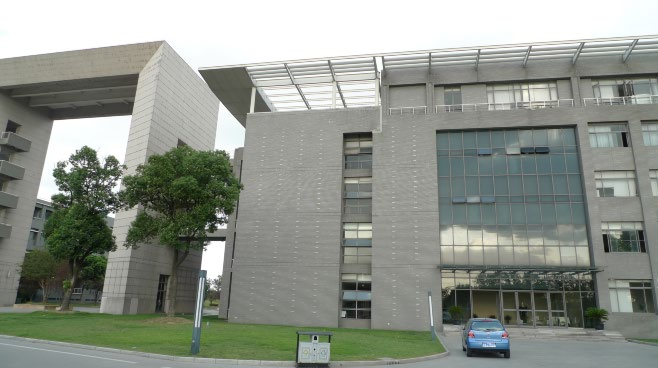
#> input picture Panoramic_stitching/image/JishiBuildingRight.jpg, 658 x 368 px
$ python main.py
#> lines starting #> are read from the running program, lines starting #| are printed output that depends on the picture; after the words box and inside, x2 and y2 are one past the last pixel; in counts of white or black regions, pixels touching at a corner belong together
import cv2 as cv
import matplotlib.pyplot as plt
import numpy as np
import imutils
'''
supported image pairs:
1 image/JishiBuildingLeft.jpg & image/JishiBuildingRight.jpg
2 image/DormitoryLeft.jpg & image/DormitoryRight.jpg
3 image/MountainLeft.jpg & image/MountainRight.jpg
4 image/NightScapeLeft.jpg & image/NightScapeRight.jpg
5 image/TjSlateLeft.jpg & image/TjSlateRight.jpg
'''
LeftImage="image/JishiBuildingLeft.jpg"
RightImage="image/JishiBuildingRight.jpg"
#Read images
img1=cv.imread(RightImage)
#> img1 is the input picture: shape (368, 658, 3); mean B, G, R 139.4, 148, 142.6
img2=cv.imread(LeftImage)
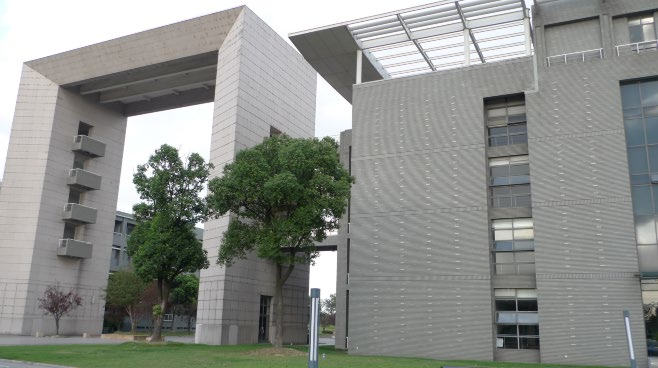
#> input picture Panoramic_stitching/image/JishiBuildingLeft.jpg, 658 x 368 px
#> img2 is the input picture: shape (368, 658, 3); mean B, G, R 137.8, 142.2, 139.5

#Using SIFT to extract features
sift = cv.SIFT_create()
kp1, des1 = sift.detectAndCompute(img1,None)
#> kp1 = 1174 keypoints; strongest (x, y, size): (213, 259, 19.4), (219, 215, 4.2), (106, 183, 2.6), (48, 190, 15.3)
kp2, des2 = sift.detectAndCompute(img2,None)
#> kp2 = 1038 keypoints; strongest (x, y, size): (323, 273, 23.6), (328, 219, 4.6), (149, 173, 6.2), (199, 225, 5)
#display the keypoints extracted
img_featureExtraction1=cv.drawKeypoints(img1,kp1,img1,flags=cv.DRAW_MATCHES_FLAGS_DRAW_RICH_KEYPOINTS)
img_featureExtraction2=cv.drawKeypoints(img2,kp2,img2,flags=cv.DRAW_MATCHES_FLAGS_DRAW_RICH_KEYPOINTS)
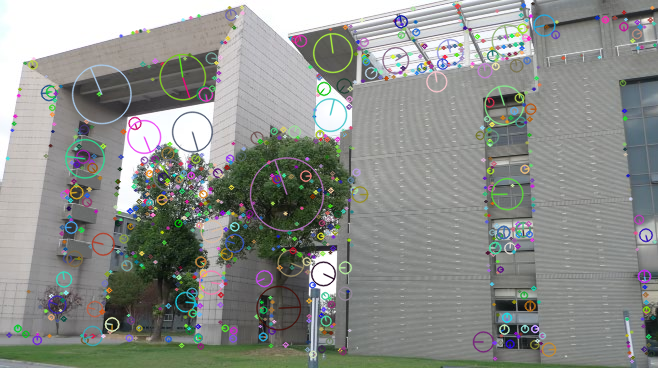
#> img_featureExtraction2: shape (368, 658, 3); mean B, G, R 138.4, 142.6, 139.8
cv.imwrite("Save/feature-extraction-1.jpg",img_featureExtraction1)
cv.imwrite("Save/feature-extraction-2.jpg",img_featureExtraction2)
#renew the images
img1=cv.imread(RightImage)
img2=cv.imread(LeftImage)


#Feature matching with FLANN(Fast Library for Approximate Nearest Neighbors)
FLANN_INDEX_KDTREE = 1
index_params = dict(algorithm = FLANN_INDEX_KDTREE, trees = 5)
search_params = dict(checks = 50)
flann = cv.FlannBasedMatcher(index_params, search_params)
matches = flann.knnMatch(des1,des2,k=2)
#> matches = 1174 matches
#plt.imshow(img3,),plt.show()

#Ratio Test
# store all the good matches as per Lowe's ratio test.
good = []
for m,n in matches:
    if m.distance < 0.7*n.distance:
        good.append(m)
#> after the loop, good = 300 matches

#Get homography matrix with RANSAC
M=[]
mask=[]
MIN_MATCH_COUNT = 50
if len(good)>MIN_MATCH_COUNT:
    src_pts = np.float32([ kp1[m.queryIdx].pt for m in good ]).reshape(-1,1,2)
#> src_pts = 300 rows, first 8: [4.8, 126.6], [7.15, 159.4], [7.64, 129.2], [9.64, 183.6], [11.55, 126.8], [11.75, 305], [11.75, 305], [11.93, 178.3]
    dst_pts = np.float32([ kp2[m.trainIdx].pt for m in good ]).reshape(-1,1,2)
#> dst_pts = 300 rows, first 8: [76.29, 129.4], [81.89, 167.4], [79.62, 132.4], [86.66, 195], [83.75, 129], [99.19, 335.3], [99.19, 335.3], [88.72, 188.8]
    M, mask = cv.findHomography(src_pts, dst_pts, cv.RANSAC,5.0)
#> M = [[0.992, 0.0881, 61.58], [-0.156, 1.16, -17.03], [-0.000425, 1.59e-05, 1]]; mask = 300 values, max 1 at index 0, min 0 at index 143, mean 0.94
    matchesMask = mask.ravel().tolist()
#> matchesMask has the same summary as mask
    h,w,c = img1.shape
#> h = 368; w = 658; c = 3
    pts = np.float32([ [0,0],[0,h-1],[w-1,h-1],[w-1,0] ]).reshape(-1,1,2)
#> pts = [[0, 0], [0, 367], [657, 367], [657, 0]]
    dst = cv.perspectiveTransform(pts,M)
#> dst = [[61.58, -17.03], [93.35, 406.6], [1026.4, 422.2], [989.9, -165.4]]
    img2 = cv.polylines(img2,[np.int32(dst)],True,255,3, cv.LINE_AA)
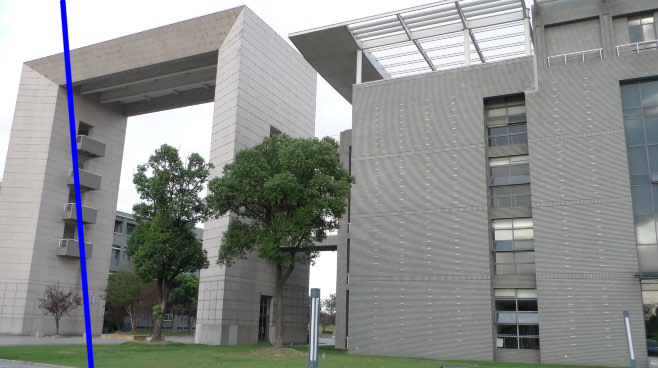
#> img2: shape (368, 658, 3); 1.07% of pixels changed, all inside (x1, y1, x2, y2) = (59, 0, 95, 368)
else:
    print( "Not enough matches are found - {}/{}".format(len(good), MIN_MATCH_COUNT) )
    matchesMask = None
#renew image
img1=cv.imread(RightImage)
img2=cv.imread(LeftImage)

draw_params = dict(matchColor = (0,255,0), # draw matches in green color
                   singlePointColor = None,
                   matchesMask = matchesMask, # draw only inliers
                   flags = 2)
#> draw_params = 4 items
img3 = cv.drawMatches(img1,kp1,img2,kp2,good,None,**draw_params)
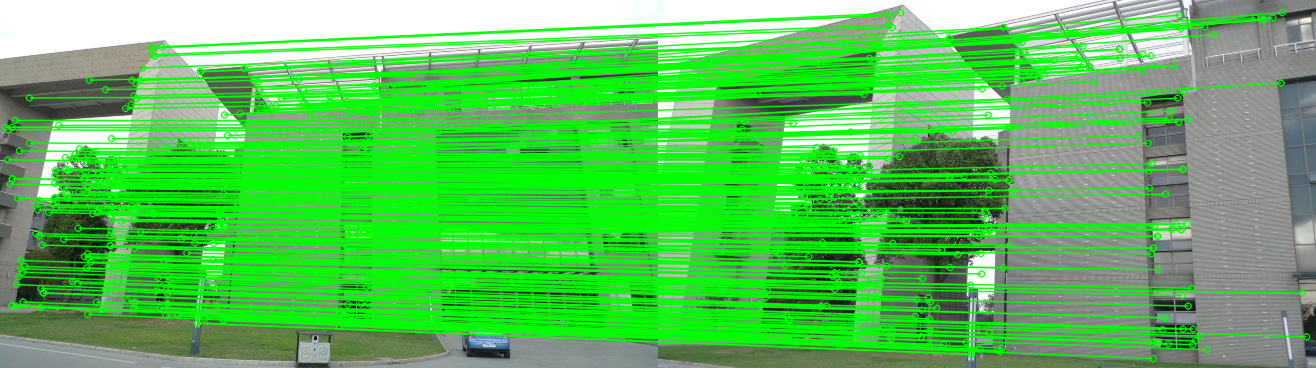
#> img3: shape (368, 1316, 3); mean B, G, R 89.8, 191, 91.3
cv.imwrite("Save/matched.jpg",img3)
print(M)
#| [[ 9.92206370e-01  8.80666682e-02  6.15780791e+01]
#|  [-1.55547979e-01  1.16082319e+00 -1.70313323e+01]
#|  [-4.25052976e-04  1.59315990e-05  1.00000000e+00]]
#renew the image
img1=cv.imread(RightImage)
img2=cv.imread(LeftImage)
OFFSET=np.array([[1.0,0,200],[0,1,200],[0,0,1]])
# Apply panorama correction
width = img1.shape[1] + img2.shape[1]
#> width = 1316
height = img1.shape[0] + img2.shape[0]
#> height = 736

result=cv.warpPerspective(img1, M, (width, height))


result[0:img2.shape[0], 0:img2.shape[1]]=img2

# transform the panorama image to grayscale and threshold it
gray = cv.cvtColor(result, cv.COLOR_BGR2GRAY)
thresh = cv.threshold(gray, 0, 255, cv.THRESH_BINARY)[1]
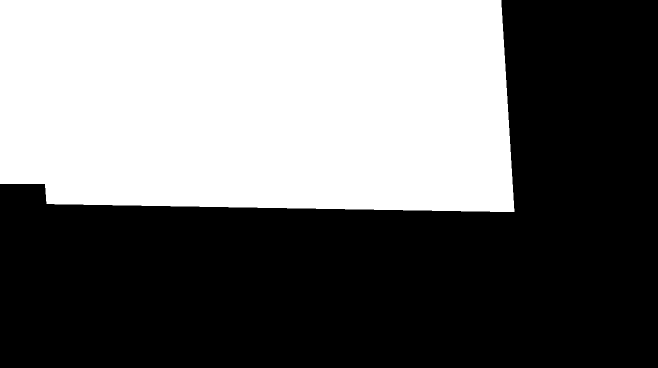
#> thresh: shape (736, 1316) (shown at 1/2 size); 43.2% white; 1 white region

# Finds contours from the binary image
cnts = cv.findContours(thresh.copy(), cv.RETR_EXTERNAL, cv.CHAIN_APPROX_SIMPLE)
#> cnts = 1 contour; box (x1, y1, x2, y2) and area: (0, 0, 1029, 424) 416885
cnts = imutils.grab_contours(cnts)

# get the maximum contour area
c = max(cnts, key=cv.contourArea)
#> c = contour of 97 points, box (x1, y1, x2, y2) (0, 0, 1029, 424), area 416885

# get a bbox from the contour area
(x, y, w, h) = cv.boundingRect(c)
#> x = 0; y = 0; w = 1029; h = 424

# crop the image to the bbox coordinates
result = result[y:y + h, x:x + w]
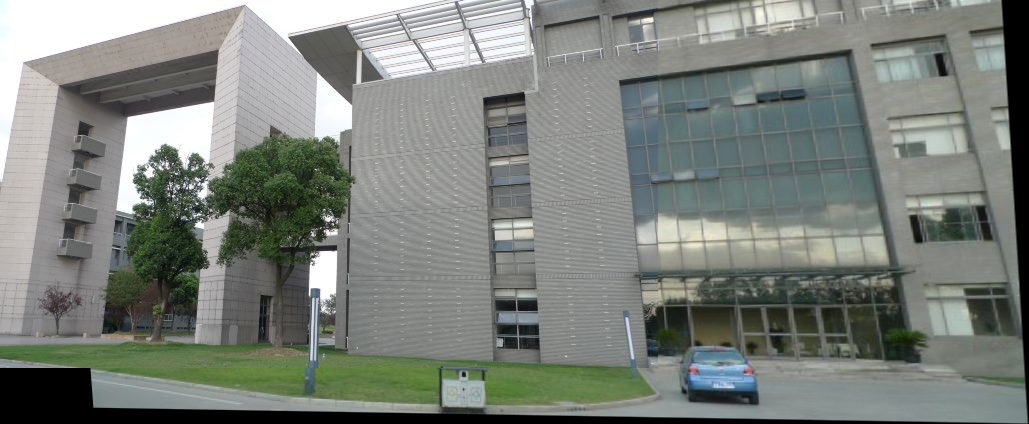
#> result: shape (424, 1029, 3); mean B, G, R 123.3, 129.2, 124.1

# show the cropped image
plt.figure(figsize=(20,10))
plt.imshow(result)
plt.axis('off')
plt.show()
cv.imwrite("Save/result.jpg",result)


#Show the panoramic stitching result implemented in opencv library
img1=cv.imread(RightImage)
img2=cv.imread(LeftImage)
stitcher = cv.Stitcher.create(0)
result = stitcher.stitch((img1,img2))
cv.imwrite("Save/Opencv_result.jpg", result[1])
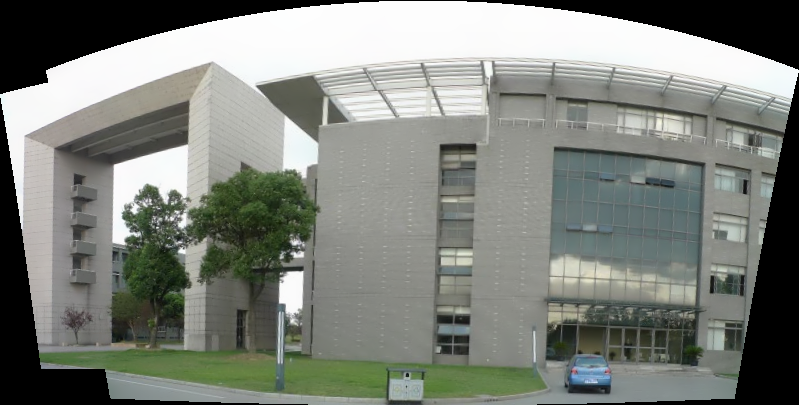
#> saved as Opencv_result.jpg: shape (405, 799, 3); mean B, G, R 123.5, 130.3, 126.4
